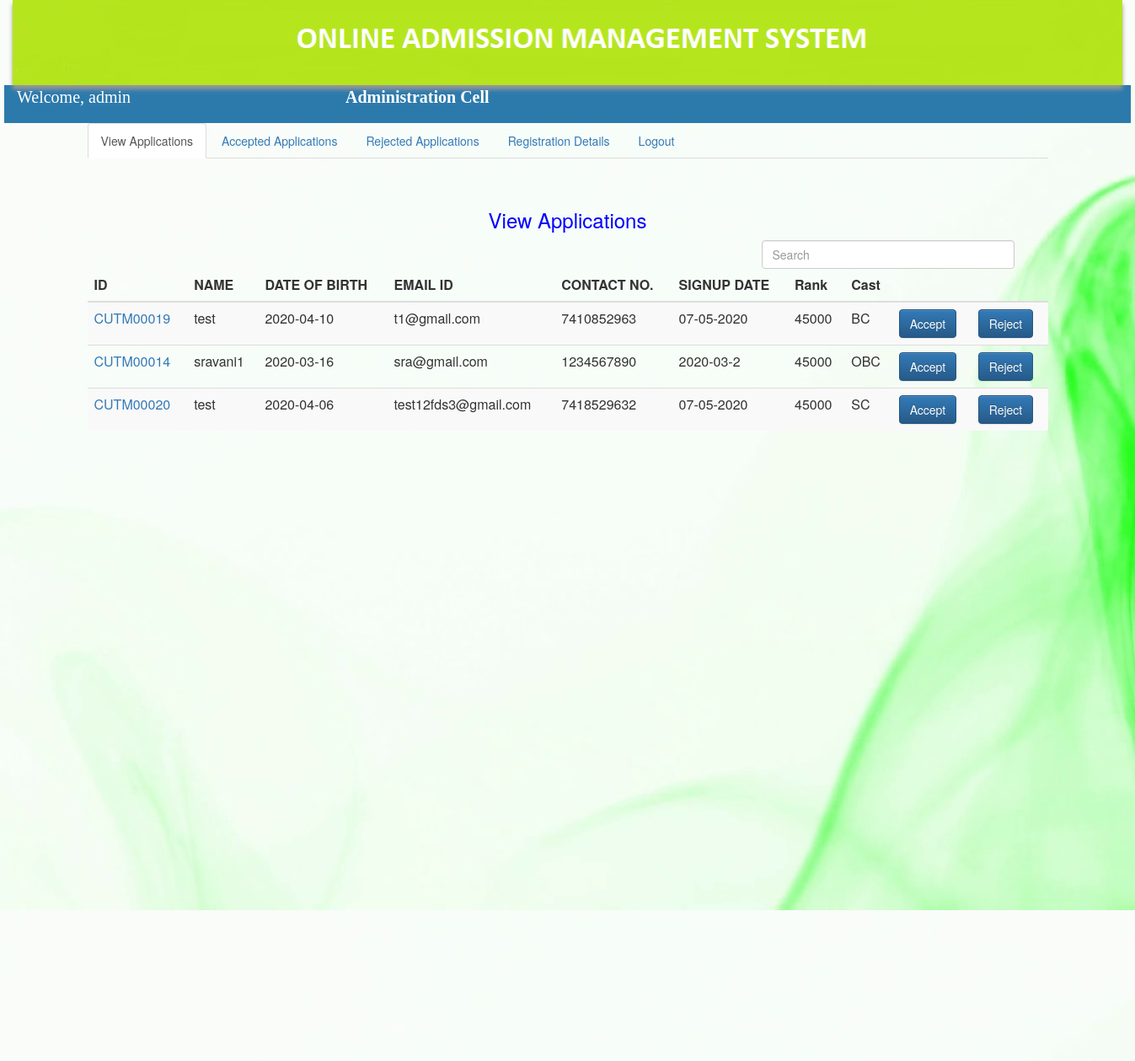
The page /admin.php (signed in) on the database its author committed.
### tables this page shows
CREATE TABLE `t_user` (
  `s_detid` varchar(15) NOT NULL,
  `s_id` varchar(15) NOT NULL,
  `s_phn1` varchar(10) NOT NULL,
  `f_name` varchar(45) NOT NULL,
  `f_occ` varchar(45) NOT NULL,
  `f_phn` varchar(10) NOT NULL,
  `m_name` varchar(45) NOT NULL,
  `m_occ` varchar(45) NOT NULL,
  `m_phn` varchar(10) NOT NULL,
  `s_iop` int(10) NOT NULL,
  `s_sex` varchar(6) NOT NULL,
  `s_cadr` varchar(50) NOT NULL,
  `s_cst` varchar(20) NOT NULL,
  `s_cpin` int(6) NOT NULL,
  `s_cmob` varchar(10) NOT NULL,
  `s_padr` varchar(50) NOT NULL,
  `s_pst` varchar(20) NOT NULL,
  `s_ppin` int(6) NOT NULL,
  `s_pmob` varchar(10) NOT NULL,
  `s_ruc` varchar(10) NOT NULL,
  `s_natn` varchar(10) NOT NULL,
  `s_relg` varchar(10) DEFAULT NULL,
  `s_catg` varchar(3) NOT NULL,
  `s_mainsxam` varchar(20) NOT NULL,
  `s_mainsrank` int(11) NOT NULL,
  `s_mainsroll` varchar(20) NOT NULL,
  `s_branch` varchar(60) NOT NULL,
  `s_college` varchar(6) NOT NULL,
  `s_crtype` varchar(10) NOT NULL,
  `s_tenbrd` varchar(7) NOT NULL,
  `s_tenyop` varchar(4) NOT NULL,
  `s_tentotmark` varchar(4) NOT NULL,
  `s_tenmarkob` varchar(4) NOT NULL,
  `s_tendiv` varchar(4) NOT NULL,
  `s_tenprcmark` varchar(4) NOT NULL,
  `s_twlbrd` varchar(7) NOT NULL,
  `s_twlyop` varchar(4) NOT NULL,
  `s_twltotmark` varchar(4) NOT NULL,
  `s_twlmarkob` varchar(4) NOT NULL,
  `s_twldiv` varchar(4) NOT NULL,
  `s_twlprcmark` varchar(4) NOT NULL,
  `s_moi` varchar(8) NOT NULL
);

CREATE TABLE `t_user_data` (
  `s_id` varchar(10) NOT NULL,
  `s_pwd` varchar(15) NOT NULL,
  `s_dob` date DEFAULT NULL,
  `s_name` varchar(45) NOT NULL,
  `s_email` varchar(45) NOT NULL,
  `s_mob` varchar(10) DEFAULT NULL,
  `s_signupdate` varchar(255) NOT NULL,
  `status` int(11) NOT NULL
);

### admin.php (the view, shortened to what this page needs)
<?php
$con=mysqli_connect("localhost","root","","oas");
$q=mysqli_query($con,"select ad_name from t_admin where ad_id='".$_SESSION['ad']."'");
$n=  mysqli_fetch_assoc($q);
$adname= $n['ad_name'];
?>
<html>
    <head>
        <link rel="stylesheet" href="bootstrap/bootstrap.min.css">
         <link rel="stylesheet" href="bootstrap/bootstrap-theme.min.css">
        <link type="text/css" rel="stylesheet" href="css/admform.css"></link>
       <link href="css/css.css" rel="stylesheet" type="text/css" />
    </head>
    <body style="background-image:url(./images/inbg.jpg) ">
      <form id="admin" action="admin.php" method="post">
            <div class="container-fluid">
                <div class="row">
                  <div class="col-sm-12">
                        <img src="images/menu.png" width="100%" style="box-shadow: 0px 5px 5px #999999; "></img>
                  </div>
                 </div>
             </div>
            <div class="container-fluid" id="dmid">
                <div class="row">
                  <div class="col-sm-12">
                         <font style="color:white; font-family: Verdana;  font-size:20px;">
                <p align="justify"><?php echo "Welcome, $adname   &nbsp;&nbsp;&nbsp;&nbsp;&nbsp;&nbsp;&nbsp;&nbsp;
                    &nbsp;&nbsp;&nbsp;&nbsp;&nbsp;&nbsp;&nbsp;&nbsp;&nbsp;&nbsp;&nbsp;&nbsp;&nbsp;&nbsp;&nbsp;&nbsp;&nbsp;
                    &nbsp;&nbsp;&nbsp;&nbsp;&nbsp;&nbsp;&nbsp;&nbsp;&nbsp;&nbsp;&nbsp;&nbsp;&nbsp;&nbsp;
                    &nbsp;&nbsp;&nbsp;&nbsp;&nbsp;&nbsp;&nbsp;&nbsp;<b>Administration Cell </b>"?></p> </font>
                  </div>
                 </div>
             </div>
             <div class="container">
                    <ul class="nav nav-tabs" >
                        <li class="active"><a data-toggle="tab" href="#viewapp">View Applications</a></li>
                        <li><a data-toggle="tab" href="#adomr">Accepted Applications</a></li>
                        <li><a data-toggle="tab" href="#rejected">Rejected Applications</a></li>
                        <li><a  href="exportdetails">Registration Details</a></li>
                        <li><a  href="adlogout.php">Logout</a></li>
                    </ul><br><br>
                    <div class="tab-content">
                       <div id="viewapp" class="tab-pane fade in active">
                         <h3 style="text-align:center;color:blue;">View Applications</h3>
                          <input type="text" id="searchtb" name="searchtb" placeholder="Search" class="form-control"
                           style="margin-top:5px;margin-left:800px;width:300px;">
                           <?php
	$rs1 = mysqli_query($con,"select a.*,b.*  from t_user_data as a INNER JOIN t_user as b ON a.s_id = b.s_id   WHERE a.status != '2' AND a.status != '1' ORDER BY b.s_mainsrank ASC ,b.s_catg ASC ");
                echo '<table class="table table-striped" id="tblData">';
                echo "<thead>";
                echo "<tr>";
                echo "<th>ID</th>";
                echo "<th>NAME</th>";
                echo "<th>DATE OF BIRTH</th>";
                echo "<th>EMAIL ID</th>";
                echo "<th>CONTACT NO.</th>";
                echo "<th>SIGNUP DATE</th>";
                echo "<th>Rank</th>";
                echo "<th>Cast</th>";
                echo "<th></th>";
                echo "<th></th>";
                echo "</thead>";
                echo "<tbody>";
		while($ar = mysqli_fetch_array($rs1))
                {
               echo "<tr>";
               echo "<td><a href='viewform.php?id=".$ar[0]."'>" . $ar[0] . "</a></td>";
                echo "<td>" . $ar[3] . "</td>";
                echo "<td>" . $ar[2] . "</td>";
                echo "<td>" . $ar[4] . "</td>";
                echo "<td>" . $ar[5] . "</td>";
                echo "<td>" . $ar[6] . "</td>";
                echo "<td>" . $ar['s_mainsrank'] . "</td>";
                echo "<td>" . $ar['s_catg'] . "</td>";
                if( $ar[7] == '0'){
                 echo "<td> <a href='giveadmission.php?id=".$ar[0]."'>
                     <input type='button' value='Accept' name='' class='toggle btn btn-primary'> </a></td>";
              }else if( $ar[7] == '1'){
                echo "<td> <a href=''>
                     <input type='button' value='Accepted' name='' class='toggle btn btn-primary'> </a></td>";
              }else{
                 echo "<td> <a href=''>
                     <input type='button' value='Rejected' name='' class='toggle btn btn-primary'> </a></td>";
              }
              if( ($ar[7] != '2') && ($ar[7] != '1') ){
                echo "<td> <a href='reject.php?id=".$ar[0]."'>
                     <input type='button' value='Reject' name='' class='toggle btn btn-primary'> </a></td>";
              }
                 echo "</tr>";
		}
                echo "</tbody>";
                echo "</table>";
	?>
             </div>
                    </div>
                        </div>
             </form>
    </body>
</html>

### css/admform.css (style rules this page uses)
#dmid { height:45px; width:1337px; background-color: #2c7aac; }

### rows shown on the page
t_user: s.s_id "CUTM00019", s.s_name "test", s.s_dob "2020-04-10", s.s_email "t1@gmail.com", s.s_mob "7410852963", s.s_signupdate "07-05-2020", s_mainsrank "45000", s_catg "BC"
t_user: t_user_data.s_id "CUTM00014", t_user_data.s_name "sravani1", t_user_data.s_dob "2020-03-16", t_user_data.s_email "sra@gmail.com", t_user_data.s_mob "1234567890", t_user_data.s_signupdate "2020-03-2", s_mainsrank "45000", s_catg "OBC"
t_user: s.s_id "CUTM00020", s.s_name "test", s.s_dob "2020-04-06", s.s_email "test12fds3@gmail.com", s.s_mob "7418529632", s.s_signupdate "07-05-2020", s_mainsrank "45000", s_catg "SC"

### other values the page prints
$adname "admin"
